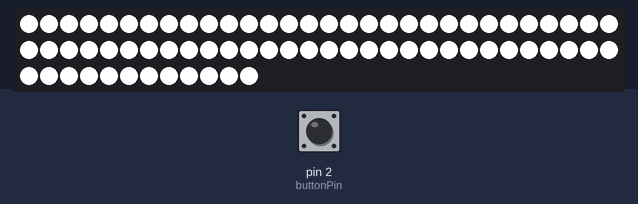
The sketch below on a simulated Arduino Uno, built with avr-gcc and run on an emulated ATmega328P. Parts: 72 RGB LEDs in strip order, left to right, continuing on the next row. The inputs (shaded band) are chosen by the test bench; at power-on: pin 2 (buttonPin) LOW.

1.3 s: pin 2 (buttonPin) pulled HIGH for 0.15 s
Above: at 2.4 s.
4.3 s: pin 2 (buttonPin) pulled HIGH for 3.2 s
9.0 s: pin 2 (buttonPin) pulled HIGH for 1 s
Timing chart, 0 to 12.0 s (numbered marks = the images above; inputs shaded):
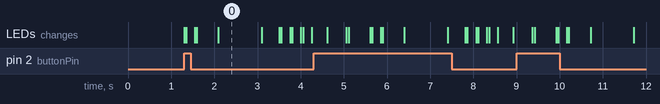

Measured:
- after the input at 1.3 s, the LEDs: change at once (image 0)
- what the display in image 0 shows lasts 1.0 s, from 2.1 s to 3.1 s

The sketch:

freddy_kuppel.ino
```cpp
// HOLENTEK M. Holen
// www.holentek.no
#include <FastLED.h>
#define LED_PIN     8
#define NUM_LEDS    72
const int buttonPin = 2;     // the number of the pushbutton pin
int buttonState = 0;         // variable for reading the pushbutton status

CRGB leds[NUM_LEDS];
void setup() {
  FastLED.addLeds<WS2812, LED_PIN, GRB>(leds, NUM_LEDS);
  FastLED.clear ();
  pinMode(buttonPin, INPUT); // initialize the pushbutton pin as an input:
}
void loop() {
    // read the state of the pushbutton value:
  buttonState = digitalRead(buttonPin);

  // check if the pushbutton is pressed. If it is, the buttonState is HIGH:
  if (buttonState == HIGH) {
    // turn LED on:
    fill_solid( leds, NUM_LEDS, CRGB(255,255,255));
    FastLED.show();
    delay(40);
    FastLED.clear ();
    FastLED.show();

    delay(200);

    fill_solid( leds, NUM_LEDS, CRGB(255,255,255));
    FastLED.show();
    delay(40);
    FastLED.clear ();
    FastLED.show();

    delay(500);

    fill_solid( leds, NUM_LEDS, CRGB(255,255,255));
    FastLED.show();
    delay(1000);
    FastLED.clear ();
    FastLED.show();

    delay(400);

    fill_solid( leds, NUM_LEDS, CRGB(255,255,255));
    FastLED.show();
    delay(50);
    FastLED.clear ();
    FastLED.show();

    delay(200);

    fill_solid( leds, NUM_LEDS, CRGB(255,255,255));
    FastLED.show();
    delay(40);
    FastLED.clear ();
    FastLED.show();

    delay(200);

    fill_solid( leds, NUM_LEDS, CRGB(255,255,255));
    FastLED.show();
    delay(50);
    FastLED.clear ();
    FastLED.show();

    delay(200);

    fill_solid( leds, NUM_LEDS, CRGB(255,255,255));
    FastLED.show();
    delay(350);
    FastLED.clear ();
    FastLED.show();

    delay(200);

    fill_solid( leds, NUM_LEDS, CRGB(255,255,255));
    FastLED.show();
    delay(35);
    FastLED.clear ();
    FastLED.show();

    delay(200);

    fill_solid( leds, NUM_LEDS, CRGB(255,255,255));
    FastLED.show();
    delay(50);
    FastLED.clear ();
    FastLED.show();

    delay(500);
  }

}
```
